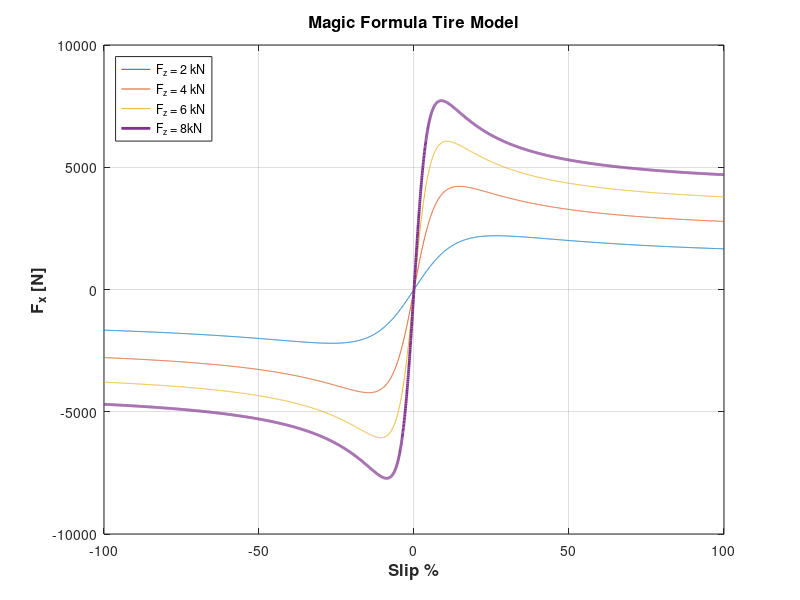
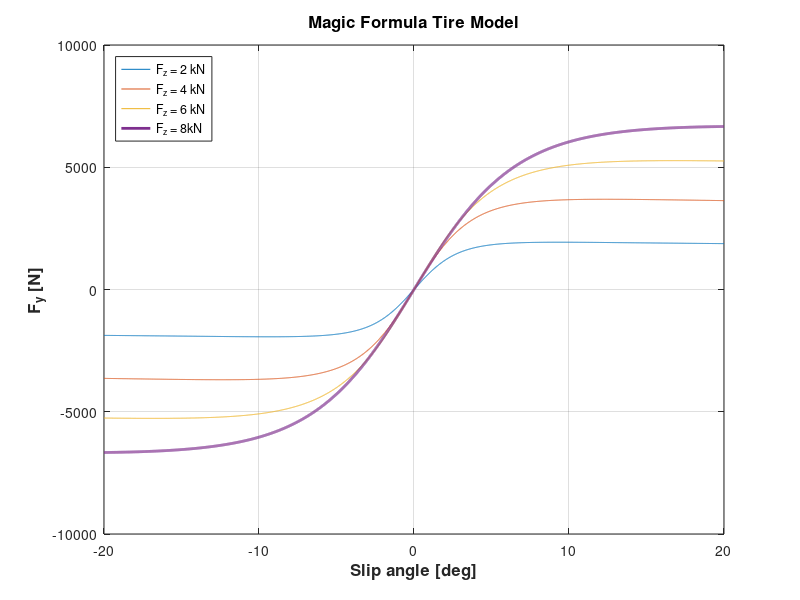

Here is the MATLAB script that generated these plots, in order:
%% Magic Formula Tire Model
%Slip angle takes values between -20 and 20 degrees.
%Slip ratio takes values between -100% and 100%.
ax1=-22.3; ax2=1144; ax3=49.6; ax4=226; ax5=0.069; ax6=-0.006; ax7=0.056;
ax8=0.486;
ay1=-22.1; ay2=1011; ay3=1078; ay4=1.82; ay5=0.208; ay6=0; ay7=-0.354;
ay8=0.707;
Cx=1.65;
Cy=1.3;
%%
j=0;
for Fz=2:2:8
i=0;
j=j+1;
for alpha=-20:0.01:20
i=i+1;
Dx=(ax1*(Fz^2))+(ax2*Fz);
BCDx=((ax3*(Fz^2))+(ax4*(Fz^2)))/(exp(ax5*Fz));
Bx=BCDx/(Cx*Dx);
Ex=(ax6*(Fz^2))+ax7*Fz+ax8;
%%
Dy=(ay1*(Fz^2))+(ay2*Fz);
BCDy=ay3*sind(ay4*atand(ay5*Fz));
By=BCDy/(Cy*Dy);
Ey=(ay6*(Fz^2))+ay7*Fz+ay8;
%%
Fx(i,j)=Dx*sind(Cx*atand(Bx*(alpha)));
Fy(i,j)=Dy*sind(Cy*atand(By*(alpha)));
end
end
%%
ratio=-100:0.05:100;
figure
plot(ratio,Fx(:,1),ratio,Fx(:,2),ratio,Fx(:,3),ratio,Fx(:,4),'linewidth',2)
grid on
title('Magic Formula Tire Model','fontsize',12,'fontweight','b')
legend('F_z = 2 kN','F_z = 4 kN','F_z = 6 kN','F_z = 8kN','Location','NorthWest')
xlabel('Slip %','fontsize',12,'fontweight','b')
ylabel('F_x [N]','fontsize',12,'fontweight','b')
alpha=-20:0.01:20;
figure
plot(alpha,Fy(:,1),alpha,Fy(:,2),alpha,Fy(:,3),alpha,Fy(:,4),'linewidth',2)
grid on
title('Magic Formula Tire Model','fontsize',12,'fontweight','b')
legend('F_z = 2 kN','F_z = 4 kN','F_z = 6 kN','F_z = 8kN','Location','NorthWest')
xlabel('Slip angle [deg]','fontsize',12,'fontweight','b')
ylabel('F_y [N]','fontsize',12,'fontweight','b')